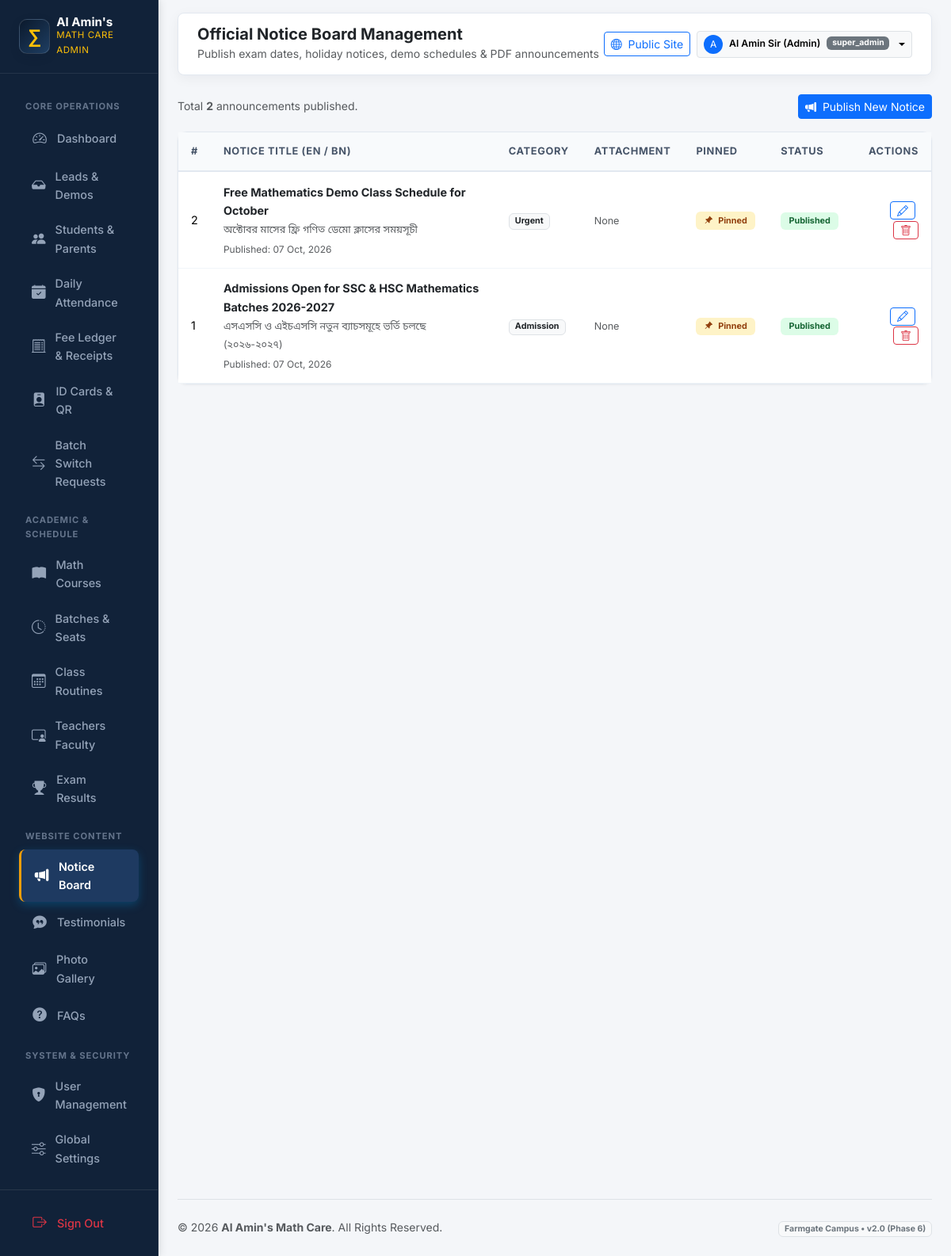
/admin/notices/index.php (signed in), run on the app's committed database.
### tables this page shows
CREATE TABLE IF NOT EXISTS `notices` (
  `id` INT UNSIGNED AUTO_INCREMENT PRIMARY KEY,
  `title_en` VARCHAR(255) NOT NULL,
  `title_bn` VARCHAR(255) DEFAULT NULL,
  `category` ENUM('general', 'admission', 'exam', 'routine', 'holiday', 'urgent') DEFAULT 'general',
  `description_en` TEXT DEFAULT NULL,
  `description_bn` TEXT DEFAULT NULL,
  `attachment_file` VARCHAR(255) DEFAULT NULL,
  `is_pinned` TINYINT(1) DEFAULT 0,
  `is_published` TINYINT(1) DEFAULT 1,
  `expiry_date` DATE NULL,
  `is_deleted` TINYINT(1) DEFAULT 0,
  `created_at` TIMESTAMP DEFAULT CURRENT_TIMESTAMP
);

### includes/i18n.php (called while the page is built, shortened)
<?php
function app_config(): array
{
    static $config = null;
    if ($config === null) {
        $config = require __DIR__ . '/../config/app.php';
    }
    return $config;
}
function current_locale(): string
{
    $config = app_config();
    $locale = $_GET['lang'] ?? $_COOKIE['site_lang'] ?? $_COOKIE['locale'] ?? $config['default_locale'];
    return $locale;
}
function init_i18n(): void
{
    $config = app_config();
}
function base_url(string $path = ''): string
{
    $base = rtrim(app_config()['base_url'] ?? '', '/');
    $path = ltrim($path, '/');
    return $base . ($path !== '' ? '/' . $path : '');
}

### includes/helpers.php (called while the page is built, shortened)
<?php
function e(?string $value): string
{
    return htmlspecialchars($value ?? '', ENT_QUOTES | ENT_SUBSTITUTE, 'UTF-8');
}

### admin/notices/index.php (the view, shortened to what this page needs)
<?php
$pdo = db();
$notices = $pdo->query('SELECT * FROM notices WHERE is_deleted = 0 ORDER BY is_pinned DESC, id DESC')->fetchAll();
require_once __DIR__ . '/../includes/header.php';
?>
<div class="d-flex justify-content-between align-items-center mb-3">
    <div class="text-muted small">Total <strong><?= count($notices) ?></strong> announcements published.</div>
    <a href="<?= e(base_url('admin/notices/create.php')) ?>" class="btn btn-sm btn-primary">
        <i class="bi bi-megaphone-fill me-1"></i> Publish New Notice
    </a>
</div>
<div class="card card-custom">
    <div class="table-responsive">
        <table class="table table-custom mb-0">
            <thead>
                <tr>
                    <th>#</th>
                    <th>Notice Title (EN / BN)</th>
                    <th>Category</th>
                    <th>Attachment</th>
                    <th>Pinned</th>
                    <th>Status</th>
                    <th class="text-end">Actions</th>
                </tr>
            </thead>
            <tbody>
                <?php if (empty($notices)): ?>
                    <tr>
                        <td colspan="7" class="text-center py-4 text-muted">No notices found. Click "Publish New Notice" to add one.</td>
                    </tr>
                <?php else: ?>
                    <?php foreach ($notices as $n): ?>
                        <tr>
                            <td><?= $n['id'] ?></td>
                            <td>
                                <strong class="text-dark d-block"><?= e($n['title_en']) ?></strong>
                                <small class="text-muted"><?= e($n['title_bn'] ?? '') ?></small>
                                <div class="text-muted small mt-1" style="font-size: 0.75rem;">
                                    Published: <?= date('d M, Y', strtotime($n['created_at'])) ?>
                                </div>
                            </td>
                            <td>
                                <span class="badge bg-light text-dark border">
                                    <?= e(ucfirst($n['category'])) ?>
                                </span>
                            </td>
                            <td>
                                <?php if (!empty($n['attachment_file'])): ?>
                                    <a href="<?= e(base_url($n['attachment_file'])) ?>" target="_blank" class="btn btn-sm btn-outline-info py-0 px-2 small">
                                        <i class="bi bi-paperclip"></i> View File
                                    </a>
                                <?php else: ?>
                                    <span class="text-muted small">None</span>
                                <?php endif; ?>
                            </td>
                            <td>
                                <?php if ($n['is_pinned']): ?>
                                    <span class="badge badge-subtle-warning"><i class="bi bi-pin-angle-fill me-1"></i> Pinned</span>
                                <?php else: ?>
                                    <span class="text-muted small">—</span>
                                <?php endif; ?>
                            </td>
                            <td>
                                <span class="badge <?= $n['is_published'] ? 'badge-subtle-success' : 'badge-subtle-secondary' ?>">
                                    <?= $n['is_published'] ? 'Published' : 'Draft' ?>
                                </span>
                            </td>
                            <td class="text-end">
                                <a href="<?= e(base_url('admin/notices/edit.php?id=' . $n['id'])) ?>" class="btn btn-sm btn-outline-primary py-0 px-2 me-1" title="Edit Notice">
                                    <i class="bi bi-pencil"></i>
                                </a>
                                <button type="button" class="btn btn-sm btn-outline-danger py-0 px-2" title="Delete Notice" onclick="confirmDelete('<?= e(base_url('admin/notices/delete.php')) ?>', <?= $n['id'] ?>, 'Are you sure you want to remove notice \'<?= addslashes($n['title_en']) ?>\'?')">
                                    <i class="bi bi-trash"></i>
                                </button>
                            </td>
                        </tr>
                    <?php endforeach; ?>
                <?php endif; ?>
            </tbody>
        </table>
    </div>
</div>
<?php require_once __DIR__ . '/../includes/footer.php'; ?>

### assets/css/main.css (style rules this page uses)
:root { --primary: #0b192c; --primary-dark: #050c17; --primary-light: #1e3e62; --primary-surface: #f0f4f9; --accent-cyan: #008dda; --accent-cyan-light: #41b06e; --accent-cyan-glow: rgba(0, 141, 218, 0.25); --accent-gold: #f59e0b; --accent-amber: #e8913a; --accent-hover: #d97706; --success: #10b981; --success-bg: #ecfdf5; --success-border: #a7f3d0; --success-text: #065f46; --urgent: #ef4444; --urgent-bg: #fef2f2; --urgent-border: #fecaca; --urgent-text: #991b1b; --bg: #f8fafc; --surface: #ffffff; --surface-glass: rgba(255, 255, 255, 0.85); --surface-glass-dark: rgba(11, 25, 44, 0.78); --border: #e2e8f0; --border-glass: rgba(255, 255, 255, 0.25); --border-hover: rgba(0, 141, 218, 0.35); --text: #0f172a; --text-muted: #64748b; --text-soft: #94a3b8; --shadow-sm: 0 2px 4px rgba(11, 25, 44, 0.04); --shadow-md: 0 6px 16px -2px rgba(11, 25, 44, 0.07), 0 2px 6px -1px rgba(11, 25, 44, 0.04); --shadow-lg: 0 14px 28px -4px rgba(11, 25, 44, 0.09), 0 8px 12px -3px rgba(11, 25, 44, 0.05); --shadow-hover: 0 22px 38px -6px rgba(11, 25, 44, 0.14), 0 12px 18px -4px rgba(0, 141, 218, 0.08); --shadow-glow-cyan: 0 0 25px rgba(0, 141, 218, 0.35); --shadow-glow-whatsapp: 0 8px 28px rgba(16, 185, 129, 0.45); --radius-sm: 10px; --radius-md: 16px; --radius-lg: 24px; --radius-pill: 9999px; --font-en: 'Inter', system-ui, -apple-system, sans-serif; --font-bn: 'Noto Sans Bengali', 'Inter', system-ui, sans-serif; --font: var(--font-en); }
*, *::before, *::after { box-sizing: border-box; }
html { scroll-behavior: smooth; -webkit-text-size-adjust: 100%; }
body { font-family: var(--font); color: var(--text); background-color: var(--bg); line-height: 1.62; padding-bottom: 84px; margin: 0; overflow-x: hidden; -webkit-font-smoothing: antialiased; -moz-osx-font-smoothing: grayscale; }
@media (min-width: 992px) { body { padding-bottom: 0; } }
a { color: var(--accent-cyan); text-decoration: none; transition: color 0.2s ease; }

### assets/css/admin.css (style rules this page uses)
:root { --admin-sidebar-bg: #0b192c; --admin-sidebar-hover: #182e4b; --admin-sidebar-active: #008dda; --admin-bg: #f4f7fb; --admin-card-bg: #ffffff; --admin-border: #e2e8f0; --admin-text-main: #0f172a; --admin-text-muted: #64748b; --admin-accent-cyan: #008dda; --admin-accent-gold: #f59e0b; --admin-success: #10b981; --admin-urgent: #ef4444; --admin-radius: 14px; --admin-shadow: 0 4px 16px rgba(11, 25, 44, 0.05); }
body { background-color: var(--admin-bg); font-family: 'Inter', 'Noto Sans Bengali', sans-serif; color: var(--admin-text-main); overflow-x: hidden; }
.card-custom { border: 1px solid var(--admin-border); border-radius: var(--admin-radius); box-shadow: var(--admin-shadow); background: var(--admin-card-bg); transition: all 0.25s ease; }
.table-custom { margin-bottom: 0; }
.table-custom th { background: #f8fafc; color: #475569; font-size: 0.82rem; text-transform: uppercase; letter-spacing: 0.05em; font-weight: 800; padding: 0.95rem 1.1rem; border-bottom: 2px solid var(--admin-border); }
.table-custom td { padding: 0.95rem 1.1rem; vertical-align: middle; font-size: 0.92rem; border-bottom: 1px solid #f1f5f9; }
.badge-subtle-success { background: #dcfce7; color: #166534; font-weight: 700; padding: 0.35rem 0.65rem; border-radius: 6px; }
.badge-subtle-warning { background: #fef3c7; color: #92400e; font-weight: 700; padding: 0.35rem 0.65rem; border-radius: 6px; }

### admin/includes/header.php (style rules this page uses)
:root { --sidebar-bg: #112239; --sidebar-active: #1e3a61; --sidebar-hover: #172d4c; --accent-gold: #f59e0b; }
body { background-color: #f4f6f9; font-family: 'Inter', 'Noto Sans Bengali', sans-serif; color: #334155; }
.card-custom { border: 1px solid #e2e8f0; border-radius: 12px; box-shadow: 0 1px 3px rgba(0,0,0,0.05); background: #ffffff; }
.table-custom th { background: #f8fafc; color: #475569; font-size: 0.8rem; text-transform: uppercase; letter-spacing: 0.05em; font-weight: 700; padding: 0.85rem 1rem; border-bottom: 2px solid #e2e8f0; }
.table-custom td { padding: 0.85rem 1rem; vertical-align: middle; font-size: 0.9rem; border-bottom: 1px solid #f1f5f9; }
.badge-subtle-success { background: #dcfce7; color: #166534; }
.badge-subtle-warning { background: #fef3c7; color: #92400e; }

### data on the page
notices: id "2", title_en "Free Mathematics Demo Class Schedule for October", title_bn "অক্টোবর মাসের ফ্রি গণিত ডেমো ক্লাসের সময়সূচী", created_at "07 Oct, 2026", category "Urgent", shows "None", is_pinned 1 (drawn), is_published "Published"
notices: id "1", title_en "Admissions Open for SSC & HSC Mathematics Batches 2026-2027", title_bn "এসএসসি ও এইচএসসি নতুন ব্যাচসমূহে ভর্তি চলছে (২০২৬-২০২৭)", created_at "07 Oct, 2026", category "Admission", shows "None", is_pinned 1 (drawn), is_published "Published"

### other printed values
$adminPageHeading "Official Notice Board Management"
$adminPageSubheading "Publish exam dates, holiday notices, demo schedules & PDF announcements"
substr($adminUser, 0, 1) "A"
$adminUser "Al Amin Sir (Admin)"
$adminRole "super_admin"
count($notices) "2"
